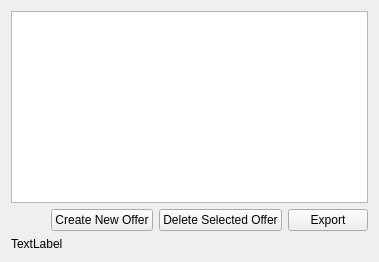
     <widget class="QWidget" name="pageBrowseOffers">
      <layout class="QVBoxLayout">
       <item>
        <widget class="QTableView" name="tableBrowseOffers">
         <property name="toolTip">
          <string/>
         </property>
         <property name="alternatingRowColors">
          <bool>true</bool>
         </property>
         <property name="selectionBehavior">
          <enum>QAbstractItemView::SelectRows</enum>
         </property>
         <property name="textElideMode">
          <enum>Qt::ElideMiddle</enum>
         </property>
         <property name="showGrid">
          <bool>true</bool>
         </property>
         <property name="sortingEnabled">
          <bool>true</bool>
         </property>
         <property name="cornerButtonEnabled">
          <bool>false</bool>
         </property>
        </widget>
       </item>
       <item>
        <layout class="QHBoxLayout">
         <item>
          <spacer>
           <property name="orientation">
            <enum>Qt::Horizontal</enum>
           </property>
           <property name="sizeHint" stdset="0">
            <size>
             <width>40</width>
             <height>20</height>
            </size>
           </property>
          </spacer>
         </item>
         <item>
          <widget class="QPushButton" name="btnAddOffer">
           <property name="text">
            <string>Create New Offer</string>
           </property>
          </widget>
         </item>
         <item>
          <widget class="QPushButton" name="btnDeleteOffer">
           <property name="text">
            <string>Delete Selected Offer</string>
           </property>
          </widget>
         </item>
         <item>
          <widget class="QPushButton" name="btnExportOffers">
           <property name="text">
            <string>Export</string>
           </property>
          </widget>
         </item>
        </layout>
       </item>
       <item>
        <widget class="QLabel" name="errLabel">
         <property name="text">
          <string>TextLabel</string>
         </property>
        </widget>
       </item>
      </layout>
     </widget>
